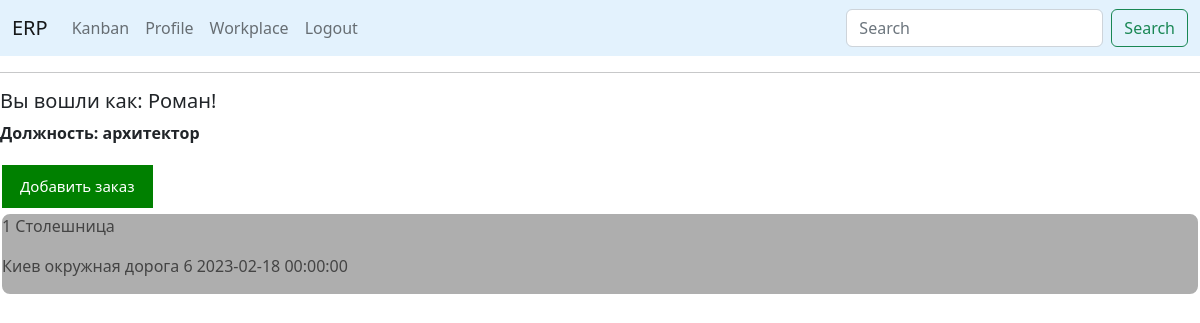
The page /index (signed in) on the database as committed earlier.
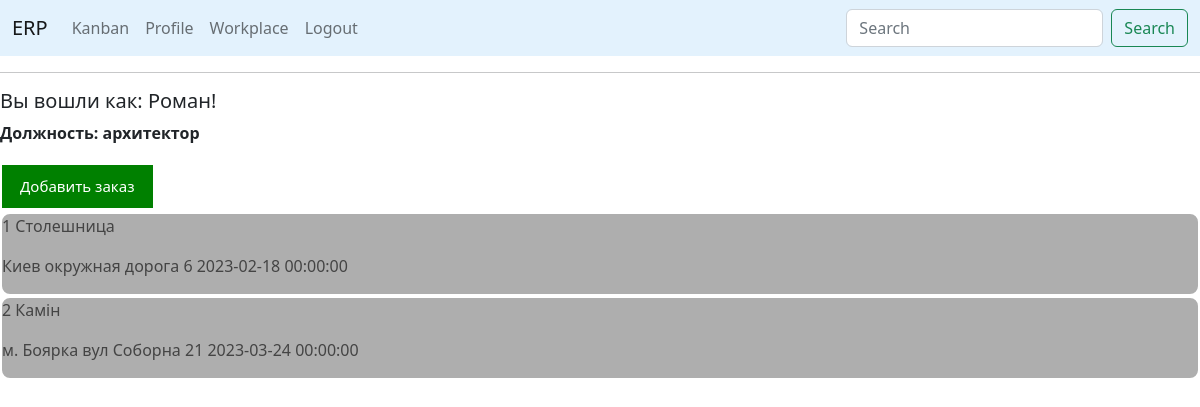
The same page on the database as committed later.
### app/models.py (models this page shows)
class OrderClient(db.Model):
    id = db.Column(db.Integer, primary_key=True)
    title_order = db.Column(db.String(300))
    title_stone = db.Column(db.String(300))
    object_description = db.Column(db.String(2000))
    address = db.Column(db.String(5000))  # address of project
    deadline = db.Column(db.DateTime)  # when do we need to finish the project
    measurements = db.Column(db.Boolean, default=False, nullable=False)  # choice - Fals/True, do we need measures
    project_drawing = db.Column(db.Boolean, default=False,
                                nullable=False)  # choice - Fals/True, do we need project drawing
    control = db.Column(db.Boolean, default=False, nullable=False)
    clients_id = db.Column(db.Integer, db.ForeignKey('clients.id'),
                           nullable=False)  # relationship to table "clients" meny to one
    def __repr__(self):
        return f'Заказ №: {self.id} {self.title_order}, {self.address}, Конечная дата: {self.deadline}, ' \
               f'Замеры: {self.measurements}, Чертежи: {self.project_drawing}, Контроль: {self.control}'

### app/routes.py (the view)
@app.route('/')
@app.route('/index')
@login_required
def index():
    client_order = OrderClient.query.all()
    user_spec = current_user.specialization_id
    if user_spec == 2:
        next_page = request.args.get('next')
        if not next_page or url_parse(next_page).netloc != '':
            next_page = url_for('workplace')
        return redirect(next_page)
    return render_template('index.html', title='Главная', client_order=client_order)

### app/models.py (called while the page is built)
@login.user_loader
def load_user(id):
    return User.query.get(int(id))

### app/templates/index.html (shortened to what this page needs)
{% if current_user.specialization_id is ne(2)%}
{% extends "base_bootstrap.html" %}
{% else %}
{% extends "base.html" %}
{% endif %}
{% block content %}
<form action="{{ url_for('add_order') }}" method="get" target="_blank">
    <button type="submit" class="button"> Добавить заказ </button>
</form>
{% for order in client_order %}
<button class="accordion" id="rcorners2">
    <p> {{ order.id }} {{ order.title_order }} </p>
    <p>{{ order.address }} {{ order.deadline }}</p>
</button>
{% endfor %}
{% endblock %}

Rows that differ between the two databases and show on the page:
added OrderClient: id "2", title_order "Камін", address "м. Боярка вул Соборна 21", deadline "2023-03-24 00:00:00"
